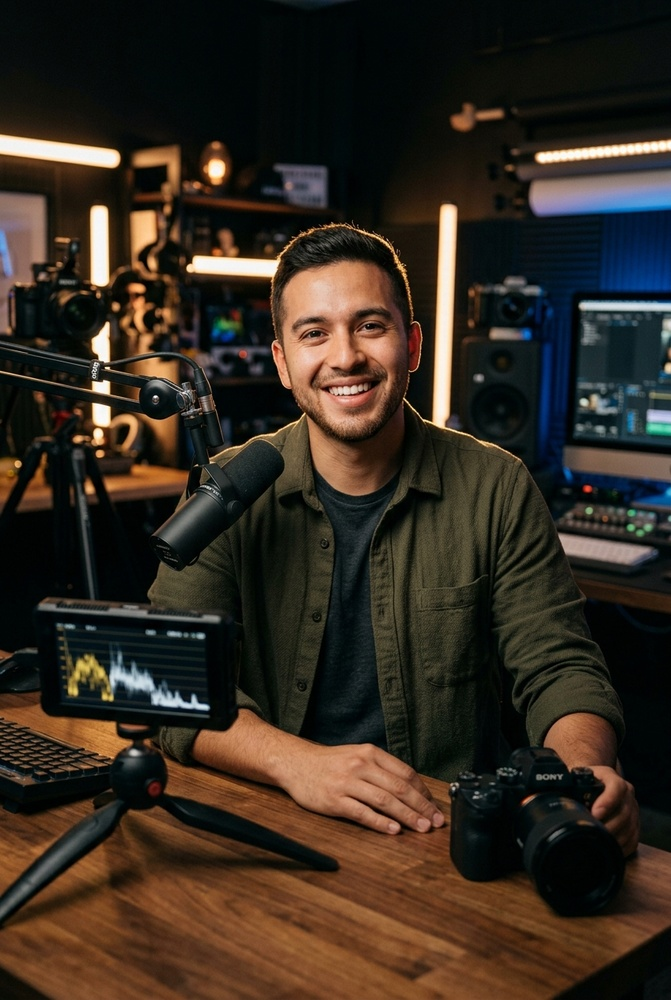
#> input picture src/assets/creators/creator-1.jpg, 671 x 1000 px, shrunk from 848 x 1264 before the run
$ python -i persistent-inset-regions.py   (imports and definitions only)
#> lines starting #> are read from the running program, lines starting #| are printed output that depends on the picture; after the words box and inside, x2 and y2 are one past the last pixel; in counts of white or black regions, pixels touching at a corner belong together
#> further down, picture is the input picture: shape (1000, 671, 3); mean B, G, R 33.5, 43.6, 53.5
"""Measured persistent colored rectangular insets. Geometry only, not genre or speech.
Offline qualification first. No model downloads, no fixed game, region or border hue.
"""
import cv2, numpy as np, json, sys, hashlib

def candidates(frame):
 h,w=frame.shape[:2]
#> h = 1000; w = 671
 hsv=cv2.cvtColor(frame,cv2.COLOR_BGR2HSV)
#> hsv: shape (1000, 671, 3); mean H, S, V 50, 151, 59.1
 mask=((hsv[:,:,1]>160)&(hsv[:,:,2]>50)).astype(np.uint8)*255
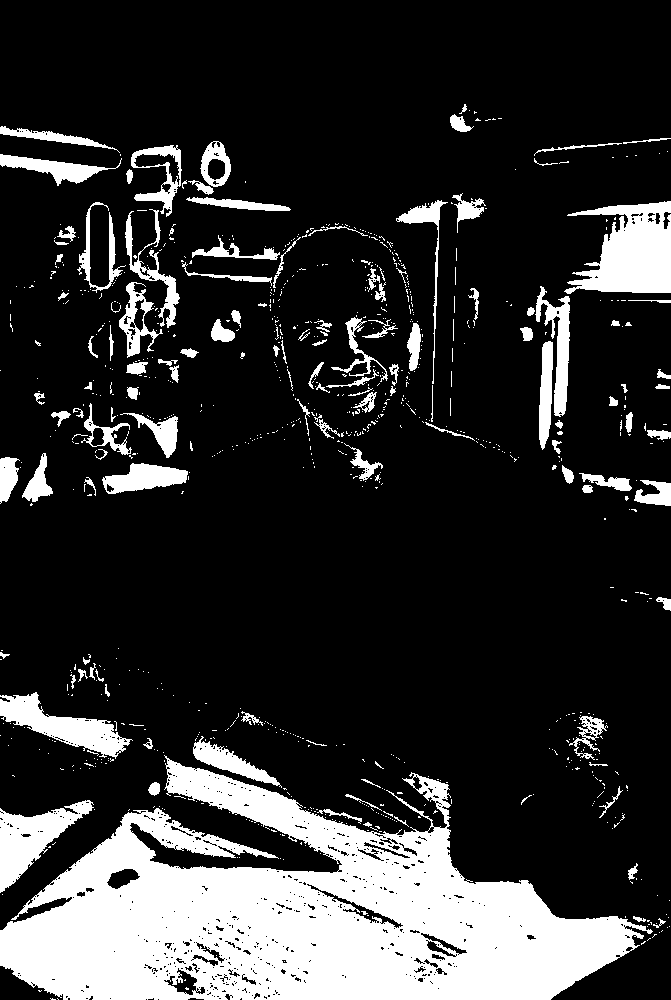
#> mask: shape (1000, 671); 19.1% white; 898 white regions (773 under 20 px), largest, box (x1, y1, x2, y2) and area: (0, 755, 653, 1000) 83678, (564, 201, 671, 294) 6286, (0, 800, 94, 893) 3557
 hs=[];vs=[]
 for orientation,kernel in [('h',(max(16,round(w*.04)),1)),('v',(1,max(16,round(h*.04))))]:
  opened=cv2.morphologyEx(mask,cv2.MORPH_OPEN,cv2.getStructuringElement(cv2.MORPH_RECT,kernel))
  contours,_=cv2.findContours(opened,cv2.RETR_EXTERNAL,cv2.CHAIN_APPROX_SIMPLE)
  for c in contours:
   x,y,rw,rh=cv2.boundingRect(c)
   if orientation=='h' and rw>=w*.06 and rh<=h*.035:hs.extend([y,y+rh-1])
   if orientation=='v' and rh>=h*.06 and rw<=w*.035:vs.extend([x,x+rw-1])
#> this loop made 2 passes
#> pass 1, in candidates, `opened=cv2.morphologyEx(mask,cv2.MORPH_OPEN,cv2.getStructuringElement(..`:
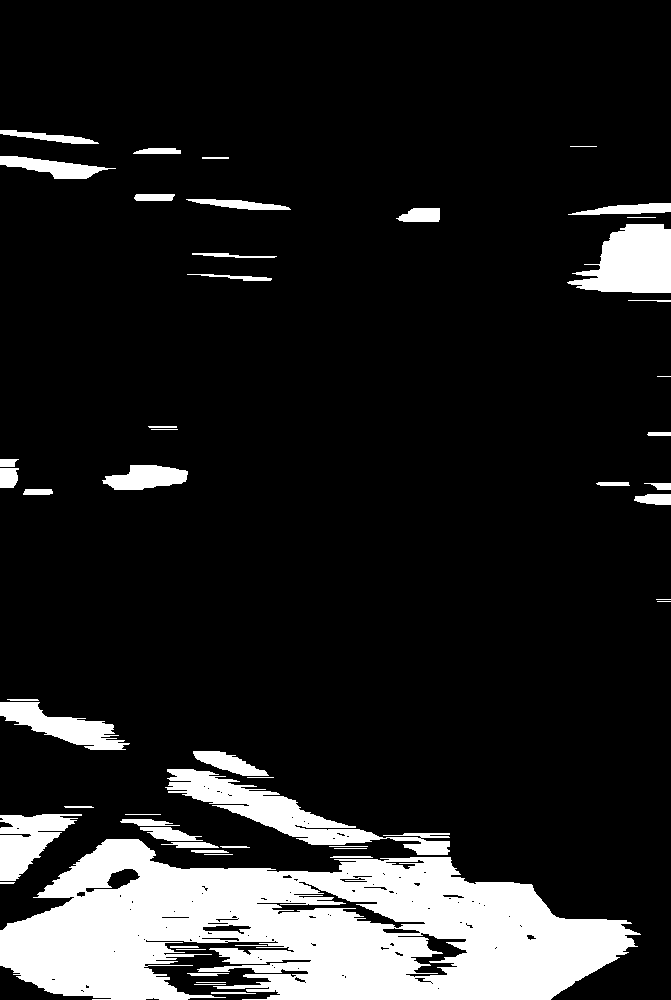
#> opened: shape (1000, 671); 13.9% white; 53 white regions (3 under 20 px), largest, box (x1, y1, x2, y2) and area: (0, 839, 641, 1000) 65938, (165, 769, 450, 855) 6345, (567, 224, 671, 293) 4942
#> pass 2, in candidates, `opened=cv2.morphologyEx(mask,cv2.MORPH_OPEN,cv2.getStructuringElement(..`:
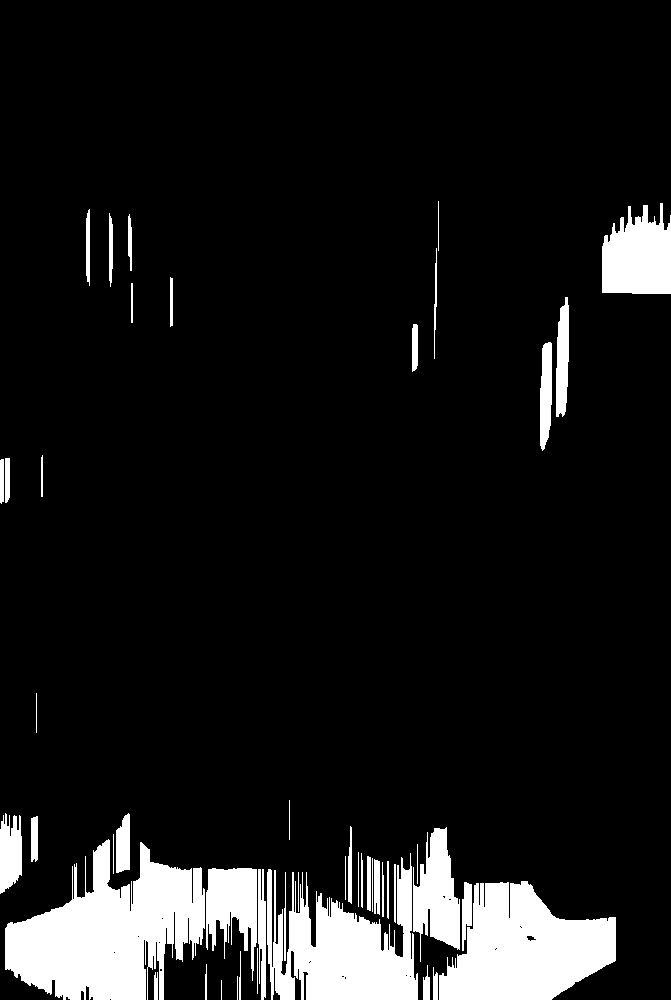
#> opened: shape (1000, 671); 10.1% white; 48 white regions, largest, box (x1, y1, x2, y2) and area: (5, 839, 205, 1000) 19093, (439, 881, 616, 1000) 14052, (267, 853, 418, 1000) 12373
#> after the loop, hs = 36 values, max 993 at index 1, min 130 at index 34, mean 481.9; vs = [462, 471, 284, 285, 258, 265, 348, 351, 116, 129, 0, 21, 540, 551, 556, 568, 434, 436, 109, 112, 86, 89]
 hs=sorted(set(hs));vs=sorted(set(vs))
#> after `hs = sorted(set(hs))`: hs = 36 values from 130 to 993
#> after `vs = sorted(set(vs))`: vs = [0, 21, 86, 89, 109, 112, 116, 129, 258, 265, 284, 285, 348, 351, 434, 436, 462, 471, 540, 551, 556, 568]
 out=[];band=max(2,round(min(w,h)*.006))
#> after `band = max(2, round(min(w, h) * 0.006))`: band = 4
 for ai,x in enumerate(vs):
  for xx in vs[ai+1:]:
   rw=xx-x
   if not .06<=rw/w<=.5:continue
   for bi,y in enumerate(hs):
    for yy in hs[bi+1:]:
     rh=yy-y
     if not(.06<=rh/h<=.5 and .008<=rw*rh/(w*h)<=.2 and .6<=rw/rh<=2.4):continue
     strips=[mask[max(0,y-band):min(h,y+band+1),x:xx].max(0),mask[max(0,yy-band):min(h,yy+band+1),x:xx].max(0),mask[y:yy,max(0,x-band):min(w,x+band+1)].max(1),mask[y:yy,max(0,xx-band):min(w,xx+band+1)].max(1)]
     score=float(min((z>0).mean()for z in strips))
     if score<.85:continue
     r={'x':x/w,'y':y/h,'w':rw/w,'h':rh/h,'side_coverage':score}
     out.append(r)
#> this loop made 22 passes
#> x on passes 1 to 12: 0, 21, 86, 89, 109, 112, 116, 129, 258, 265, 284, 285
#> after the loop, out = 152 items
 return out

def run(video,track):
 samples=track['raw_samples'];cap=cv2.VideoCapture(video);rows=[]
 # One frame per second, at most32 observations, independent of speech/face loss.
 dur=cap.get(cv2.CAP_PROP_FRAME_COUNT)/cap.get(cv2.CAP_PROP_FPS)
 times=np.linspace(0,max(0,dur-.1),min(32,max(8,int(dur)+1)))
 for t in times:
  cap.set(cv2.CAP_PROP_POS_MSEC,float(t)*1000);ok,f=cap.read()
  if not ok:continue
  rows.append({'time':float(t),'regions':candidates(f)})
 cap.release()
 proposals=[]
 for row in rows:
  for r in row['regions']:
   observations=[]
   for z in rows:
    matches=[q for q in z['regions']if max(abs(q[k]-r[k])for k in ['x','y','w','h'])<=.015]
    if matches:observations.append(max(matches,key=lambda q:(q['side_coverage'],q['w']*q['h'])))
   if len(observations)<max(6,len(rows)*.85):continue
   box={k:float(np.median([q[k]for q in observations]))for k in ['x','y','w','h']}
   anchors={};competing=0
   for s in samples:
    fs=[f for f in s['faces']if f['confidence']>=.8 and f['x']>=box['x']and f['y']>=box['y']and f['x']+f['width']<=box['x']+box['w']and f['y']+f['height']<=box['y']+box['h']]
    if len(fs)>1:competing+=1
    elif len(fs)==1 and fs[0].get('track_id'):anchors[fs[0]['track_id']]=anchors.get(fs[0]['track_id'],0)+1
   if competing or sum(anchors.values())<max(6,len(samples)*.25):continue
   if not any(max(abs(p['box'][k]-box[k])for k in box)<.02 for p in proposals):
    proposals.append({'box':box,'anchor_track_ids':sorted(anchors),'anchor_samples':sum(anchors.values()),'observed_frames':len(observations),'sampled_frames':len(rows),'minimum_side_coverage':min(q['side_coverage']for q in observations)})
 # An independently measured outer border subsumes a nested decorative inner
 # border with the same face anchors and coverage. Never manufacture a union
 # of crossing candidates or lower the evidence threshold to select a crop.
 def contains(outer,inner):
  a=outer['box'];b=inner['box'];return a['x']<=b['x']+.002 and a['y']<=b['y']+.002 and a['x']+a['w']>=b['x']+b['w']-.002 and a['y']+a['h']>=b['y']+b['h']-.002 and a['w']*a['h']>b['w']*b['h']*1.01
 proposals=[p for p in proposals if not any(q is not p and q['anchor_track_ids']==p['anchor_track_ids'] and q['observed_frames']>=p['observed_frames'] and contains(q,p) for q in proposals)]
 return {'schema_version':1,'status':'measured-rectangle'if len(proposals)==1 else 'unresolved','not_genre_proof':True,'source_sha256':hashlib.sha256(open(video,'rb').read()).hexdigest(),'proposals':proposals,'observations':rows}
# [2 lines not run here, left out]

>>> import cv2
>>> picture = cv2.imread('../../../src/assets/creators/creator-1.jpg')
>>> result = candidates(picture)
#> result = 152 items

$ run again, on src/assets/creators/creator-2.jpg
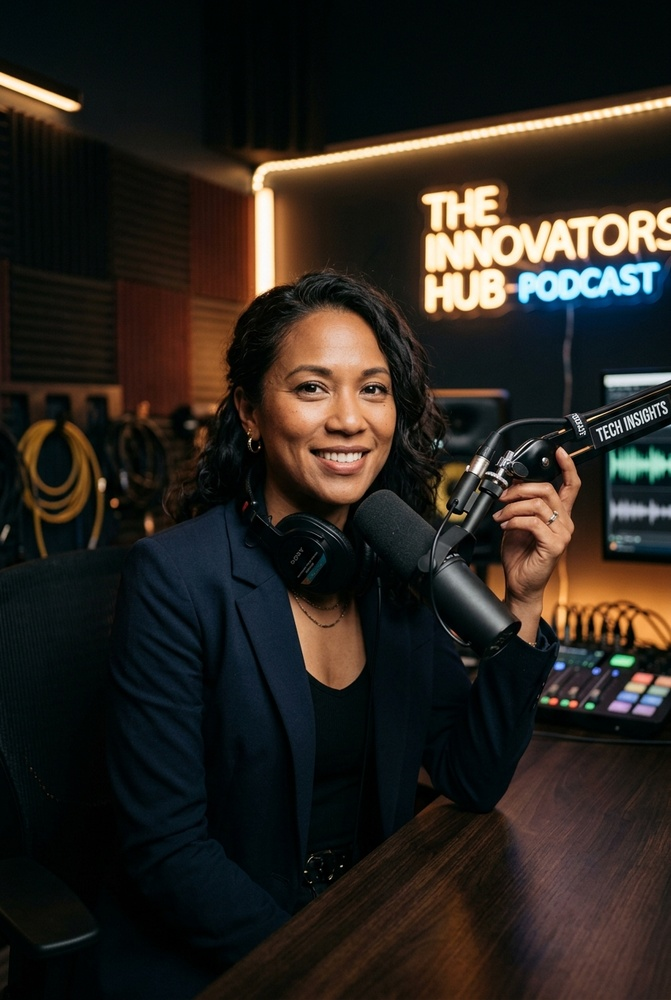
#> input picture src/assets/creators/creator-2.jpg, 671 x 1000 px, shrunk from 848 x 1264 before the run
#> picture is the input picture: shape (1000, 671, 3); mean B, G, R 31.5, 37, 42.1
#> hsv: shape (1000, 671, 3); mean H, S, V 59.6, 154, 49
#> in candidates, `mask=((hsv[:,:,1]>160)&(hsv[:,:,2]>50)).astype(np.uint8)*255`:
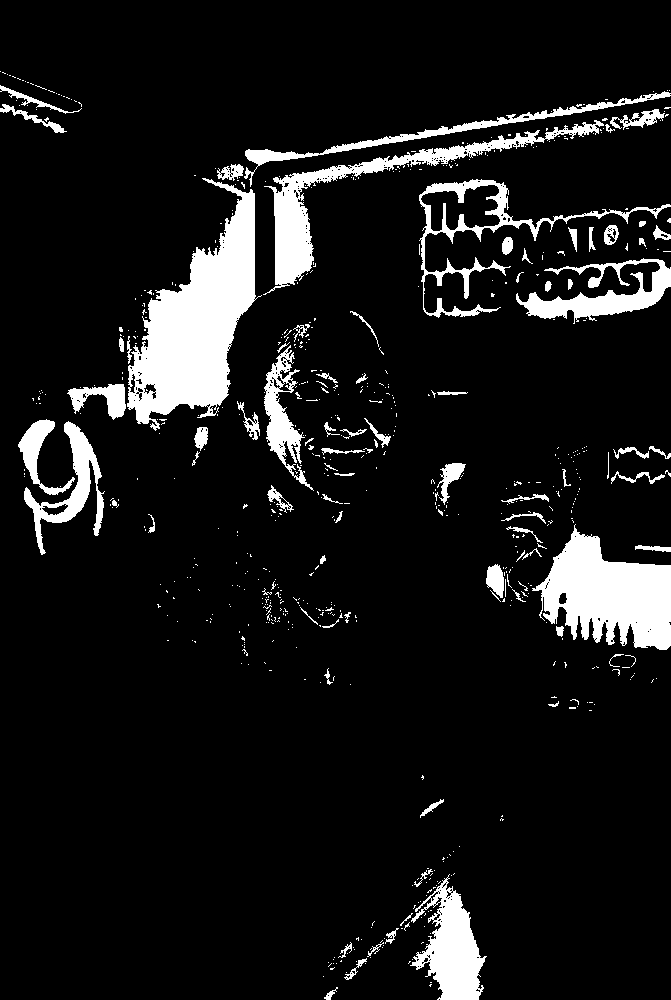
#> mask: shape (1000, 671); 9.4% white; 661 white regions (578 under 20 px), largest, box (x1, y1, x2, y2) and area: (127, 178, 262, 431) 15613, (532, 524, 671, 650) 10074, (263, 120, 604, 295) 6449
#> the loop in candidates, `for orientation,kernel in [('h',(max(16,round(w*.04)),1)),('v',(1,max(..` made 2 passes
#> pass 2, in candidates, `opened=cv2.morphologyEx(mask,cv2.MORPH_OPEN,cv2.getStructuringElement(..`:
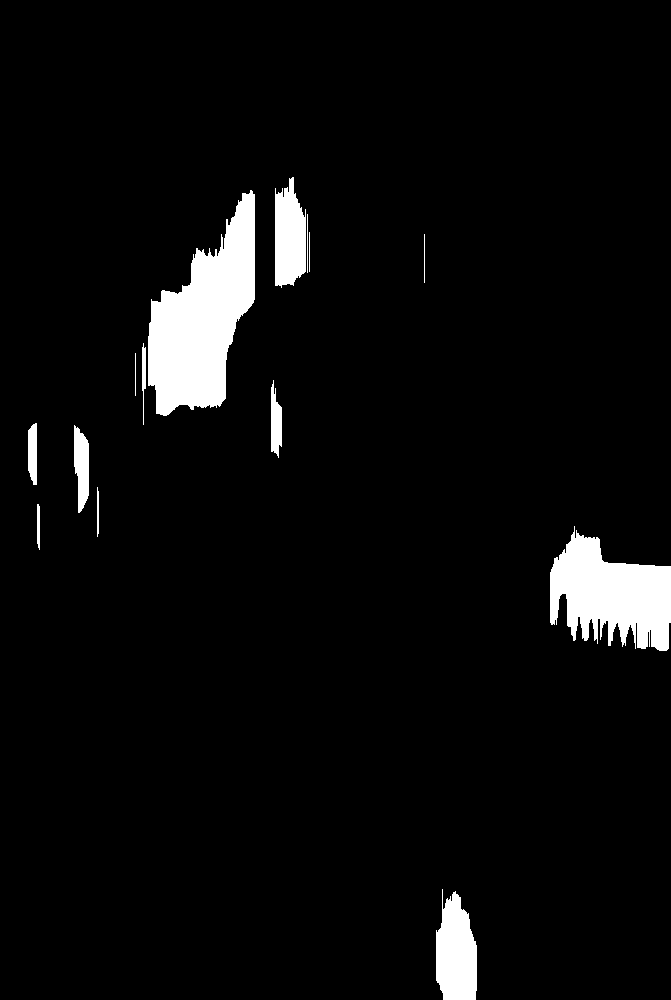
#> opened: shape (1000, 671); 4.8% white; 14 white regions, largest, box (x1, y1, x2, y2) and area: (148, 190, 255, 416) 13651, (550, 526, 671, 651) 9412, (436, 889, 477, 1000) 3512
#> after the loop in candidates, `for orientation,kernel in [('h',(max(16,round(w*.04)),1)),('v',(1,max(..`: hs = 34 values, max 519 at index 1, min 109 at index 32, mean 190.5; vs = [74, 88, 28, 36, 271, 281, 142, 145]
#> in candidates, `hs = sorted(set(hs))`: hs = 30 values from 109 to 519
#> in candidates, `vs = sorted(set(vs))`: vs = [28, 36, 74, 88, 142, 145, 271, 281]
#> the loop in candidates, `for ai,x in enumerate(vs):` made 8 passes
#> x on passes 1 to 8: 28, 36, 74, 88, 142, 145, 271, 281
#> after the loop in candidates, `for ai,x in enumerate(vs):`: out = []
